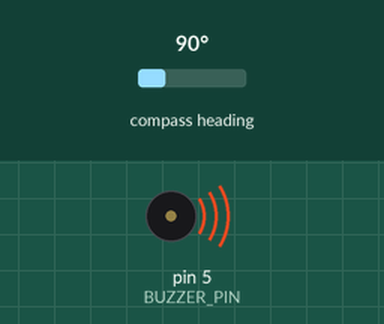
This sketch was run on a simulated Arduino Uno, built with avr-gcc and run on an emulated ATmega328P. Parts: buzzer (waves = sounding, pin HIGH). Wiring (inferred from the names in the program): HMC5883L compass at I2C address 0x1E. The inputs (shaded band) are chosen by the test bench; at power-on: compass heading 90°.

Above: at 0.1 s.
Timing chart, 0 to 1.6 s (numbered marks = the images above):
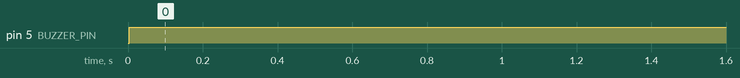

The sketch:

haemce.ino
```cpp
/* -*-mode:c;  -*- */
#include <Wire.h>
#include <hmc5883L.h>

//#define SERIAL_DO
#define BUZZER_PIN 5

HMC5883L compass;


void setupHMC5883L(){
	compass.SetScale(8.1);
	compass.SetRegisterA(0, 5, 0);
	compass.SetMeasurementMode(Measurement_Continuous); // Set the measurement mode to Continuous
}

float getHeading(){
	//Get the reading from the HMC5883L and calculate the heading
	MagnetometerScaled scaled = compass.ReadScaledAxis(); //scaled values from compass

#ifdef SERIAL_DO
	Serial.print(scaled.XAxis);
	Serial.print(" ");
	Serial.print(scaled.YAxis);
	Serial.print(" ");
	Serial.print(scaled.ZAxis);
	Serial.print(" ");
#endif

	/* float heading = atan2(scaled.YAxis, scaled.XAxis); */

	// Correct for when signs are reversed.
	/* if(heading < 0) heading += 2*PI; */
	/* if(heading > 2*PI) heading -= 2*PI; */

	/* return heading * RAD_TO_DEG; //radians to degrees */

	return sqrt(scaled.XAxis * scaled.XAxis +
		    scaled.YAxis * scaled.YAxis +
		    scaled.ZAxis * scaled.ZAxis);
}

int buzz_prev = 0;
void buzzer(int v) {
	if (v) {
		if (v < 0) v = 0;
		if (v > 10) v = 10;
		analogWrite(BUZZER_PIN, 16 * (6 + v) - 1);
		if (!buzz_prev) {
			buzz_prev = 1;
		}
	} else {
		if (buzz_prev) {
			analogWrite(BUZZER_PIN, 0);
			buzz_prev = 0;
		}
	}
}

void setup(){
#ifdef SERIAL_DO
	Serial.begin(115200);
 	Serial.println("abc");
#endif
 	Serial.println("abc");

	Wire.begin();
 	pinMode(5, OUTPUT);
	delay(1);

	compass = HMC5883L(); //new instance of HMC5883L library
	setupHMC5883L(); //setup the HMC5883L
}

// Our main program loop.
void loop(){
	float delta = getHeading();

#ifdef SERIAL_DO
 	Serial.println(delta);
#endif

	if (delta > 700.0) {
		if (delta > 2700) delta = 2700;
		// 1..10
		buzzer(1 + (delta - 700.)/200.);
	} else {
		buzzer(0);
	}

	delay(34);
}
```

hmc5883l.cpp
```cpp
/* -*-mode:c;  -*- */
/*
  HMC5883L.cpp - Class file for the HMC5883L Triple Axis Magnetometer Arduino Library.
  Copyright (C) 2011 Love Electronics (loveelectronics.co.uk)/ 2012 bildr.org (Arduino 1.0 compatible)

  This program is free software: you can redistribute it and/or modify
  it under the terms of the version 3 GNU General Public License as
  published by the Free Software Foundation.

  This program is distributed in the hope that it will be useful,
  but WITHOUT ANY WARRANTY; without even the implied warranty of
  MERCHANTABILITY or FITNESS FOR A PARTICULAR PURPOSE. See the
  GNU General Public License for more details.

  You should have received a copy of the GNU General Public License
  along with this program. If not, see <http://www.gnu.org/licenses/>.

  WARNING: THE HMC5883L IS NOT IDENTICAL TO THE HMC5883!
  Datasheet for HMC5883L:
  http://www51.honeywell.com/aero/common/documents/myaerospacecatalog-documents/Defense_Brochures-documents/HMC5883L_3-Axis_Digital_Compass_IC.pdf

*/

#include <Arduino.h>
#include "HMC5883L.h"

HMC5883L::HMC5883L()
{
        m_Scale = 1;
}

MagnetometerRaw HMC5883L::ReadRawAxis()
{
        uint8_t* buffer = Read(DataRegisterBegin, 6);
        MagnetometerRaw raw = MagnetometerRaw();
        raw.XAxis = (buffer[0] << 8) | buffer[1];
        raw.ZAxis = (buffer[2] << 8) | buffer[3];
        raw.YAxis = (buffer[4] << 8) | buffer[5];
        return raw;
}

MagnetometerScaled HMC5883L::ReadScaledAxis()
{
        MagnetometerRaw raw = ReadRawAxis();
        MagnetometerScaled scaled = MagnetometerScaled();
        scaled.XAxis = raw.XAxis * m_Scale;
        scaled.ZAxis = raw.ZAxis * m_Scale;
        scaled.YAxis = raw.YAxis * m_Scale;
        return scaled;
}

int HMC5883L::SetScale(float gauss)
{
        uint8_t regValue = 0x00;
        if(gauss == 0.88) {
                regValue = 0x00;
                m_Scale = 0.73;
        } else if(gauss == 1.3) {
                regValue = 0x01;
                m_Scale = 0.92;
        } else if(gauss == 1.9) {
                regValue = 0x02;
                m_Scale = 1.22;
        } else if(gauss == 2.5) {
                regValue = 0x03;
                m_Scale = 1.52;
        } else if(gauss == 4.0) {
                regValue = 0x04;
                m_Scale = 2.27;
        } else if(gauss == 4.7) {
                regValue = 0x05;
                m_Scale = 2.56;
        } else if(gauss == 5.6) {
                regValue = 0x06;
                m_Scale = 3.03;
        } else if(gauss == 8.1) {
                regValue = 0x07;
                m_Scale = 4.35;
        } else {
                return ErrorCode_1_Num;
        }

        // Setting is in the top 3 bits of the register.
        regValue = regValue << 5;
        Write(ConfigurationRegisterB, regValue);
}

int HMC5883L::SetRegisterA(uint8_t reg) {
	Write(ConfigurationRegisterA, reg);
}

int HMC5883L::SetRegisterA(uint8_t avg, uint8_t rate, uint8_t bias) {
	uint8_t reg = bias | (rate << 2) | (avg << 5);
	Write(ConfigurationRegisterA, reg);
}

int HMC5883L::SetMeasurementMode(uint8_t mode)
{
        Write(ModeRegister, mode);
}

void HMC5883L::Write(int address, int data)
{
        Wire.beginTransmission(HMC5883L_Address);
        Wire.write(address);
        Wire.write(data);
        Wire.endTransmission();
}

uint8_t* HMC5883L::Read(int address, int length)
{
        Wire.beginTransmission(HMC5883L_Address);
        Wire.write(address);
        Wire.endTransmission();

        Wire.beginTransmission(HMC5883L_Address);
        Wire.requestFrom(HMC5883L_Address, length);

        uint8_t buffer[length];
        if(Wire.available() == length) {
                for(uint8_t i = 0; i < length; i++) {
                        buffer[i] = Wire.read();
                }
        }
        Wire.endTransmission();

        return buffer;
}

char* HMC5883L::GetErrorText(int errorCode)
{
        if(ErrorCode_1_Num == 1)
                return ErrorCode_1;

        return "Error not defined.";
}
```

hmc5883l.h
```cpp
// (licence header left out)
#ifndef HMC5883L_h
#define HMC5883L_h

#include <Arduino.h>
#include <Wire.h>


#define HMC5883L_Address 0x1E
#define ConfigurationRegisterA 0x00
#define ConfigurationRegisterB 0x01
#define ModeRegister 0x02
#define DataRegisterBegin 0x03

#define Measurement_Continuous 0x00
#define Measurement_SingleShot 0x01
#define Measurement_Idle 0x03

#define ErrorCode_1 "Entered scale was not valid, valid gauss values are: 0.88, 1.3, 1.9, 2.5, 4.0, 4.7, 5.6, 8.1"
#define ErrorCode_1_Num 1

struct MagnetometerScaled
{
    float XAxis;
    float YAxis;
    float ZAxis;
};

struct MagnetometerRaw
{
    int XAxis;
    int YAxis;
    int ZAxis;
};

class HMC5883L
{
    public:
     HMC5883L();

     MagnetometerRaw ReadRawAxis();
     MagnetometerScaled ReadScaledAxis();

     int SetMeasurementMode(uint8_t mode);
     int SetScale(float gauss);
     int SetRegisterA(uint8_t reg);
     int SetRegisterA(uint8_t avg, uint8_t rate, uint8_t bias);

     char* GetErrorText(int errorCode);

    protected:
     void Write(int address, int byte);
     uint8_t* Read(int address, int length);

    private:
     float m_Scale;
};
#endif
```

Measured:
- by itself, pin 5 (BUZZER_PIN): LOW → HIGH at 0.00 s
